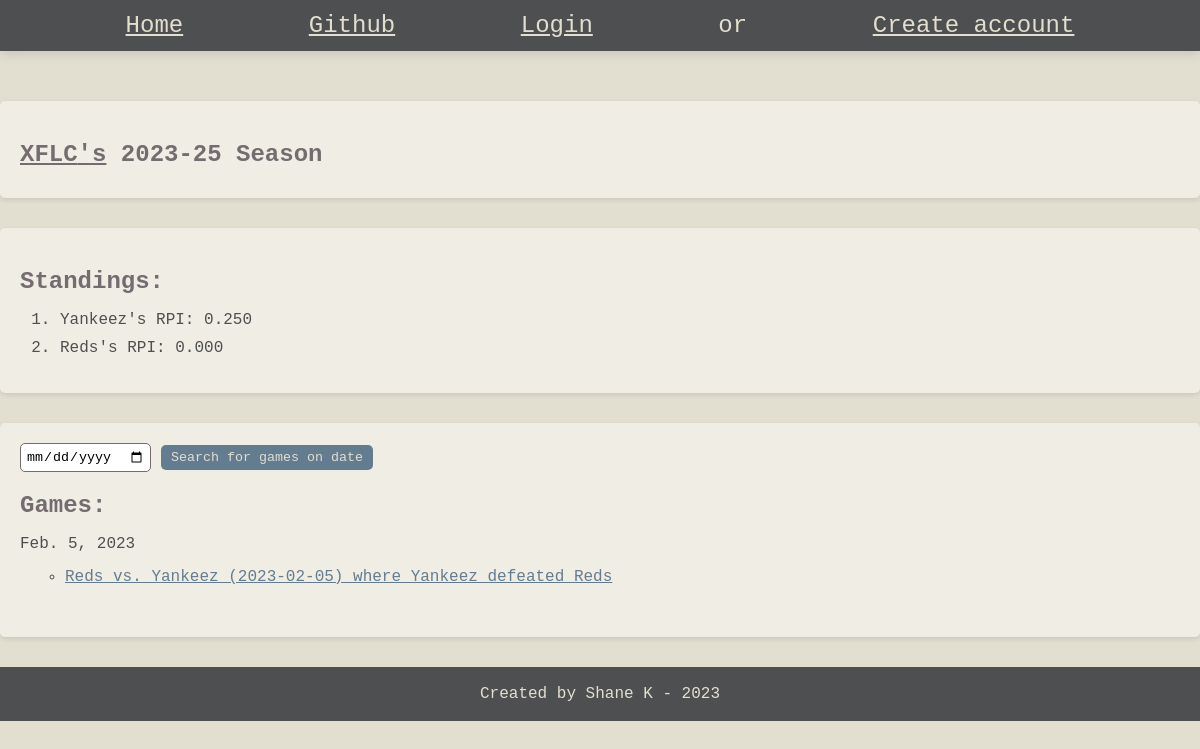
Page /rpiapp/leagues/2/seasons/2/ on the committed database.
### rpiapp/models.py (models this page shows, shortened)
class Season(models.Model):
    created_by = models.ForeignKey(User, on_delete=models.SET_NULL, related_name="user_seasons", null=True)
    league = models.ForeignKey(League, on_delete=models.CASCADE, related_name="seasons", null=True)
    start_date = models.DateField('Start date of season', null=True)
    end_date = models.DateField('End date of season', null=True)
    name = models.CharField(max_length=100, null=True)
    class Meta:
        unique_together = ('league', 'name')

class League(models.Model):
    created_by = models.ForeignKey(User, on_delete=models.SET_NULL, related_name="user_leagues", null=True)
    name = models.CharField(max_length=100, unique=True)
    def __str__(self):
        return self.name

class Team(models.Model):
    created_by = models.ForeignKey(User, on_delete=models.SET_NULL, related_name="user_teams", null=True)
    league = models.ForeignKey(League, on_delete=models.CASCADE, related_name="teams", null=True)
    name = models.CharField(max_length=100)
    class Meta:
        unique_together = ('league','name')
    def __str__(self):
        return self.name

class Game(models.Model):
    created_by = models.ForeignKey(User, on_delete=models.SET_NULL, related_name="user_games", null=True)
    date      = models.DateField('Date of game')
    home_team = models.ForeignKey(Team, on_delete=models.CASCADE, related_name="home_games", null=True)
    away_team = models.ForeignKey(Team, on_delete=models.CASCADE, related_name="away_games", null=True)
    winner    = models.ForeignKey(Team, on_delete=models.CASCADE, related_name="won_games", null=True)
    loser     = models.ForeignKey(Team, on_delete=models.CASCADE, related_name="lost_games", null=True)
    season    = models.ForeignKey(Season, on_delete=models.CASCADE, related_name="season_games", null=True)
    league    = models.ForeignKey(League, on_delete=models.CASCADE, related_name="league_games", null=True)
    def __str__(self):
        return (f"{self.home_team} vs. {self.away_team} ({self.date}) where {self.winner} defeated {self.loser}")

### rpiapp/views.py (the view)
# urls.py: path("leagues/<int:league_id>/seasons/<int:season_id>/", views.season_details, name="season_details"),
def season_details(request, league_id, season_id):
    league = get_object_or_404(League, id=league_id)
    season = get_object_or_404(Season, id=season_id)
    season_games = season.season_games.all().order_by("-date")
    league_teams = league.teams.all()
    season_teams = set()
    for game in season_games:
        if game.winner.name not in season_teams:
            season_teams.add(game.winner)
        if game.loser.name not in season_teams:
            season_teams.add(game.loser)
    season_games_by_date = {}
    for game in season_games:
        if game.date not in season_games_by_date:
            season_games_by_date[game.date] = [game]
        else:
            season_games_by_date[game.date].append(game)
    season_games_obj = []
    for game in season_games:
        season_games_obj.append({
            "Winner" : game.winner.name,
            "Loser" : game.loser.name,
            "Location" : game.home_team.name
        })
    rpis = []
    for team in set(season_teams):
        rpis.append(format(calc_rpi(team.name,season_games_obj), '.3f'))
    rpis_by_team = list(zip(rpis,season_teams))
    rpis_by_team = reversed(sorted(rpis_by_team, key=lambda x: x[0]))
    if request.method == 'POST':
        add_game_form = AddGameForm(request.POST, season=season)
        if add_game_form.is_valid():
            date = add_game_form.cleaned_data['date']
            if date < season.start_date or date > season.end_date:
                messages.error(request, f"Game outside of date range ({season.start_date})-({season.end_date})")
                return HttpResponseRedirect(request.META.get('HTTP_REFERER'))
            game = add_game_form.save(commit=False)
            game.created_by = request.user
            game.league = league
            game.season = season
            game.save()
            messages.success(request, f"Game: '{game}' created successfully")
            return HttpResponseRedirect(reverse("rpiapp:season_details", kwargs={"league_id" : league_id,
                                                                                 "season_id" : season_id}))
    else:
        add_game_form = AddGameForm(season=season)
    context = {
        "season" : season,
        "season_games_by_date" : season_games_by_date,
        "league_teams" : league_teams,
        "rpis_by_team" : rpis_by_team,
        "add_game_form" : add_game_form
    }
    return render(request, "rpiapp/season_details.html", context)

### rpiapp/forms.py
class AddGameForm(forms.ModelForm):
    def __init__(self, *args, season, **kwargs):
        super(AddGameForm, self).__init__(*args, **kwargs)
        self.fields['date'].widget = forms.SelectDateWidget(years=range(season.start_date.year, season.end_date.year+1))
        self.fields['winner'].queryset = Team.objects.filter(league=season.league)
        self.fields['loser'].queryset = Team.objects.filter(league=season.league)
        self.fields['home_team'].queryset = Team.objects.filter(league=season.league)
        self.fields['away_team'].queryset = Team.objects.filter(league=season.league)
    class Meta:
        model = Game
        fields = ['date','winner','loser','home_team','away_team',]

### rpiapp/utils.py (called while the page is built)
def calc_rpi(team,
             games,
             location_matters=False,
             mode="normal",
             mode_high_weight=1,
             mode_low_weight=1,
             weight_wp=0.25,
             weight_opwp=0.50,
             weight_opopwp=0.25):
    wp     = get_wp(team, games, location_matters, mode, mode_high_weight, mode_low_weight)
    opwp   = get_opwp(team, games)
    opopwp = get_opopwp(team, games)
    return (weight_wp * wp) + (weight_opwp * opwp) + (weight_opopwp * opopwp)

def get_wp_minus_team(team, opponent, games):
    games_without_opponent = []
    for game in games:
        if game["Winner"] != opponent and game["Loser"] != opponent:
            games_without_opponent.append(game)
    return get_wp(team, games_without_opponent)

def get_opwp(team, games):
    opponent_schedule = []
    for game in games:
        if game["Winner"] == team:
            opponent = game["Loser"]
            opponent_schedule.append(get_wp_minus_team(opponent, team, games))
        if game["Loser"] == team:
            opponent = game["Winner"]
            opponent_schedule.append(get_wp_minus_team(opponent, team, games))
    return sum(opponent_schedule) / len(opponent_schedule)

def get_opopwp(team, games):
    opponents = []
    for game in games:
        if game["Winner"] == team:
            opponents.append(game["Loser"])
        if game["Loser"] == team:
            opponents.append(game["Winner"])
    opponents_opwp = []
    for opponent in opponents:
        opponents_opwp.append(get_opwp(opponent,games))
    return sum(opponents_opwp) / len(opponents_opwp)

### rpiapp/templates/rpiapp/season_details.html (shortened to what this page needs)
{% extends 'rpiapp/base.html' %}
{% block content %}
<body>
    <section>
        <h1><a href="{% url 'rpiapp:league_details' season.league.id %}" > {{season.league}}'s</a> {{season.name}} Season </h1>
    </section>
    <section>
        <h2> Standings: </h2>
        <ol>
            {% for rpi,team in rpis_by_team %}
                <li>{{team}}'s RPI: {{rpi}}</li>
            {% endfor %}
        </ol>
    </section>
    <section>
        <form action="{% url 'rpiapp:game_search' season.league.id season.id %}" method="post">
            <input type="date" name="date" min="{{season.start_date}}" max="{{season.end_date}}">
            <button type="submit">Search for games on date</button>
        </form>
        <h2> Games: </h2>
        <ul>
            {% for date, games in season_games_by_date.items %}
            <li>{{date}}</li>
            <ul>
                {% for game in games %}
                    <li><a href="{% url 'rpiapp:game_details' game.league.id game.season.id game.id %}">{{game}}</a></li>
                {% endfor %}
            </ul>
            {% endfor %}
        </ul>
    </section>
</body>
{% endblock %}

### rpiapp/static/rpiapp/base.css (style rules this page uses)
:root { --main-dark-grey: #4E4F50; --main-light-gray: #746C70; --main-tan: #E2DED0; --main-blue-gray: #647C90; --link-blue: #0000EE; --link-purple: #551A8B; }
* { font-family: 'Courier New', Courier, monospace; }
html { margin: 0; padding: 0; }
body { background-color: var(--main-tan); color: var(--main-dark-grey); margin: 0; }

### rpiapp/static/rpiapp/main.css (style rules this page uses)
:root { --main-dark-grey: #4E4F50; --main-light-gray: #746C70; --main-tan: #E2DED0; --main-blue-gray: #647C90; --link-blue: #0000EE; --link-purple: #551A8B; }
body { font-family: Arial, sans-serif; color: #4E4F50; background-color: #E2DED0; margin: 0; padding: 0; }
h1, h1 a { color: #746C70; margin-bottom: 10px; }
h2 { color: #746C70; margin-bottom: 15px; }
section { margin-bottom: 30px; padding: 20px; background-color: #F0EEE4; border-radius: 5px; box-shadow: 0px 2px 5px rgba(0, 0, 0, 0.1); }
ul { list-style-type: none; padding: 0; }
ul ul { list-style-type:circle; padding: 5px; margin-left: 40px; }
li { margin-bottom: 10px; }
a { color: #647C90; }
form { display: inline; margin-right: 10px; }
input[type="search"], input[type="text"], input[type="number"], input[type="date"], input[type="file"] { padding: 5px; border: 1px solid #746C70; border-radius: 5px; }
button[type="submit"] { background-color: #647C90; color: #E2DED0; border: none; padding: 5px 10px; border-radius: 5px; cursor: pointer; }

### rows in the picture
Season: league "XFLC", name "2023-25"
Team: name "Yankeez", rpi "0.250"
Team: name "Reds", rpi "0.000"
Game: date "Feb. 5, 2023", home_team+away_team+date "Reds vs. Yankeez (2023-02-05) where Yankeez defeated Reds"
